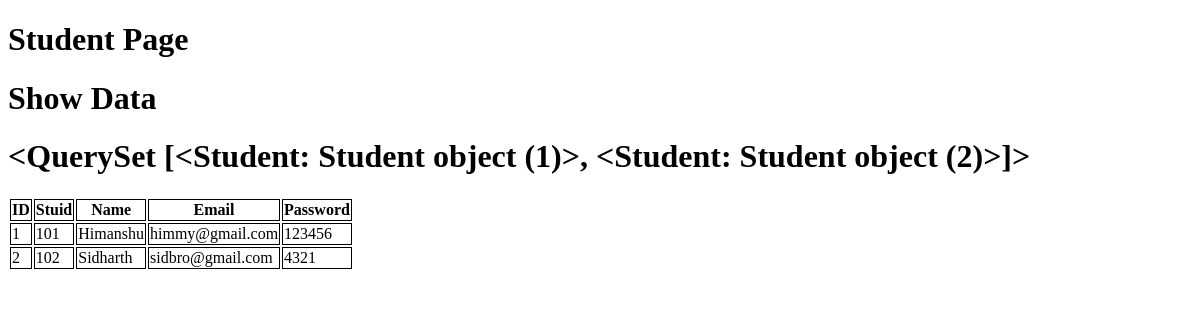
The app's page /enroll/stu/, older data.
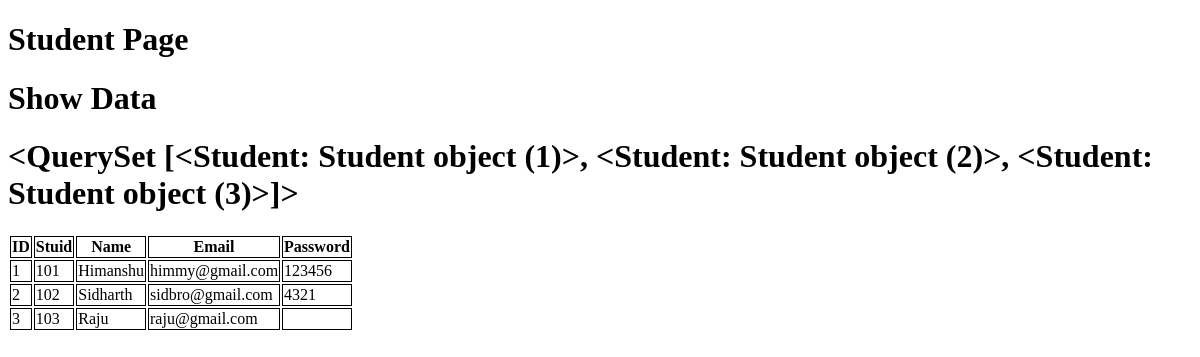
The same page, newer data.
### enroll/models.py (models this page shows)
class Student(models.Model):
    stuid=models.IntegerField()
    stuname=models.CharField(max_length=70)
    stuemail=models.EmailField(max_length=70)
    stupass=models.CharField(max_length=70)

### enroll/views.py (the view)
# urls.py: path('stu/',views.studentinfo),
def studentinfo(request):
    stud=Student.objects.all()
    print('Myoutput',stud)
    return render(request,'enroll/studetails.html',{'stu':stud})

### enroll/templates/enroll/studetails.html (shortened to what this page needs)
<!DOCTYPE html>
<html lang="en">
<head>
</head>
<body>
    <h1>Student Page</h1>
    {% if stu %}
        <h1>Show Data</h1>
        <h1>{{stu}}</h1>
        <table>
            <tr>
                <th>ID</th>
                <th>Stuid</th>
                <th>Name</th>
                <th>Email</th>
                <th>Password</th>
            </tr>
            {% for st in stu %}
            <tr>
                <td> {{st.id}} </td>
                <td> {{st.stuid}} </td>
                <td> {{st.stuname}} </td>
                <td> {{st.stuemail}} </td>
                <td> {{st.stupass}} </td>
            </tr>
            {% endfor %}
        </table>
    {% else %}
        <h1>No Data</h1>
    {% endif %}
</body>
</html>

### enroll/templates/enroll/studetails.html (style rules this page uses)
th,td { border: 1px black solid; }

Row changes from the older to the newer data that the page shows:
computed for Student "Himanshu": id "<QuerySet [<Student: Student object (1)>, <Student: Student object (2)>]>" → "<QuerySet [<Student: Student object (1)>, <Student: Student object (2)>, <Student: Student object (3)>]>"
added Student: id "3", stuid "103", stuname "Raju", stuemail "raju@gmail.com"
